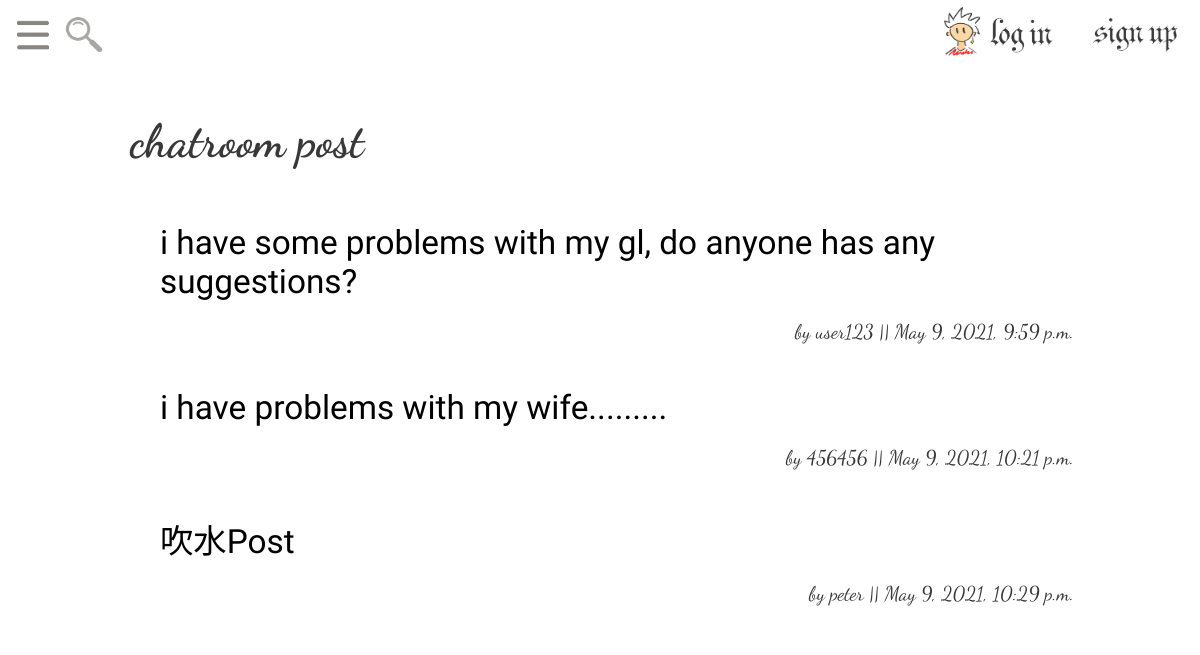
/channel/chatroom/, run on the app's committed database.
### app/models.py (models this page shows, shortened)
class Channel(models.Model):
    status = {
        (0, 'Inactive'),
        (1, 'Active')
    }
    channel_id = models.UUIDField(primary_key=True, auto_created=True, default=uuid.uuid4, editable=False)
    created_by = models.ForeignKey(User, on_delete=models.CASCADE)
    channel_name = models.CharField(max_length=30, unique=True)
    channel_priority = models.IntegerField(default=50)
    status = models.SmallIntegerField(choices=status, default=1)
    created_at = models.DateTimeField(auto_now_add=True)
    modified_at = models.DateTimeField(auto_now=True)

class Post(models.Model):
    status = {
        (0, 'Inactive'),
        (1, 'Active')
    }
    post_id = models.UUIDField(primary_key=True, auto_created=True, default=uuid.uuid4, editable=False)
    channel = models.ForeignKey(Channel, on_delete=models.CASCADE)
    created_by = models.ForeignKey(User, on_delete=models.CASCADE)
    post_title = models.CharField(max_length=30)
    post_priority = models.IntegerField(default=50)
    post_content = models.TextField()
    status = models.SmallIntegerField(choices=status, default=1)
    created_at = models.DateTimeField(auto_now_add=True)
    modified_at = models.DateTimeField(auto_now=True)

### app/views.py (the view)
# urls.py: path('channel/<str:channel_name>/', views.list_post),
def list_post(request, channel_name):
    if request.method == 'GET':
        channel = Channel.objects.get(channel_name=channel_name)
        post_list = Post.objects.filter(channel=channel).order_by('-post_priority')
        return render(request, 'post_list.html', locals())

### templates/post_list.html (shortened to what this page needs)
{% include 'include/nav.html' %}
{% load static %}
<!DOCTYPE html onclick="backOriginal()">
<html lang="en">
<head>
</head>
<body>
<div class="container">
    <div class="sub_container">
        <h1>{{ channel_name }} post</h1>
        {% for post in post_list %}
            <ul id="post">
                <a href='/post/{{ post.post_id }}/'>
                    <li>
                        <div id="p1">{{ post.post_title }}</div>
                        <br/>
                        <div id="p2">by {{ post.created_by }} || {{ post.created_at }}</div>
                    </li>
                </a>
            </ul>
        {% endfor %}
    </div>
</div>
</body>
</html>

### templates/post_list.html (style rules this page uses)
.container { display: flex; flex-direction: row; justify-content: center; }
.sub_container { display: flex; flex-direction: column; width: 1000px; background-color: rgba(255, 255, 255, 0.4); margin-top: 20px; }
a { text-decoration: none; color: #393838; }
h1 { margin-left: 3%; font-size: 35pt; }
#post { width: 92%; align-self: center; background-color: rgba(255, 255, 255, 0.6); list-style: none; }
#p1 { font-family: 'Pangolin', cursive; font-size: 25pt; color: #000000; padding-top: 0.5vw; padding-right: 0.5vw; overflow-wrap: anywhere; }
#p2 { font-size: 15pt; text-align: right; padding-bottom: 0.5vw; padding-right: 0.5vw; }

### data on the page
Channel: channel_name "chatroom"
Post: post_title "i have some problems with my gl, do anyone has any suggestions?", created_by "user123", created_at "May 9, 2021, 9:59 p.m."
Post: post_title "i have problems with my wife.........", created_by "456456", created_at "May 9, 2021, 10:21 p.m."
Post: post_title "吹水Post", created_by "peter", created_at "May 9, 2021, 10:29 p.m."
